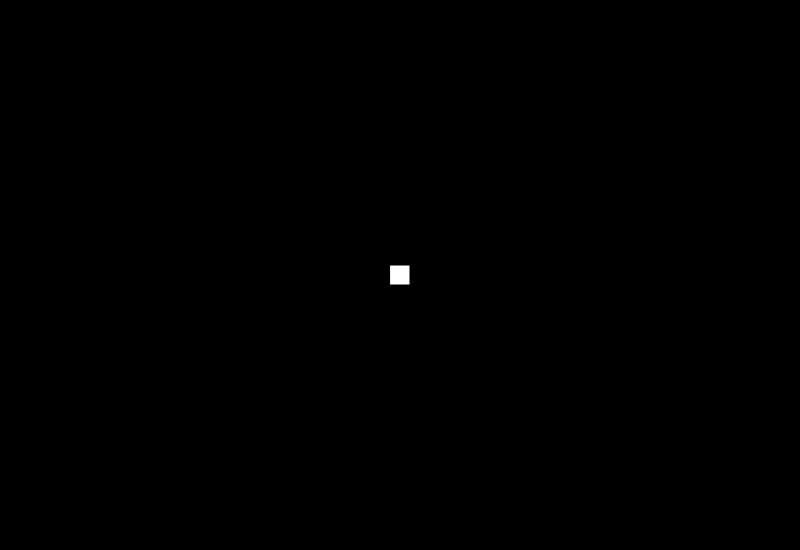
Frame 1 (no input)
Frame 60 (no input): identical to frame 1, image omitted
Frame 120 (the mouse pressed at the canvas centre since frame 60): identical to frame 1, image omitted

The p5.js sketch that drew this single still picture (run headless with seeded random() and noise() and a simulated clock; from frame 60 on, the mouse is pressed at the canvas centre):

// p5.js sketch
// ── sketch.js
var snake;
var lastKey;

function setup() {
	createCanvas(800, 550);
    snake = new Snake();
    lastKey = 0;
}

function draw() {
    background(0);
    snake.show();

    if(keyCode == LEFT_ARROW && snake.dir != "RIGHT"){
        lastKey = LEFT_ARROW;
    }

    if(keyCode == RIGHT_ARROW && snake.dir != "LEFT"){
        lastKey = RIGHT_ARROW;
    }

    if(keyCode == UP_ARROW && snake.dir != "DOWN"){
        lastKey = UP_ARROW;
    }

    if(keyCode == DOWN_ARROW && snake.dir != "UP"){
        lastKey = DOWN_ARROW;
    }

    if(lastKey == LEFT_ARROW){
        snake.left();
    }

    if(lastKey == RIGHT_ARROW){
        snake.right();
    }

    if(lastKey == UP_ARROW){
        snake.up();
    }

    if(lastKey == DOWN_ARROW){
        snake.down();
    }
}
// ── head.js
class Head{
    constructor(){
        this.x = width/2;
        this.y = height/2;
        this.vel = 3;
        this.headSize=20;
    }

    show(){
        rectMode(CENTER);
        rect(this.x, this.y, this.headSize, this.headSize);
    }

    left(){
        this.x = this.x - this.vel;
        if(this.x < this.headSize/2){
            this.x = this.headSize/2;
        }
    }

    right(){
        this.x = this.x + this.vel;
        if(this.x > width-(1+this.headSize/2)){
            this.x = width-(1+this.headSize/2);
        }
    }

    up(){
        this.y = this.y - this.vel;
        if(this.y < this.headSize/2){
            this.y = this.headSize/2;
        }
    }

    down(){
        this.y = this.y + this.vel;
        if(this.y > height-(1+this.headSize/2)){
            this.y = height-(1+this.headSize/2);
        }
    }
}

// ── snake.js
class Snake{
    constructor(){
        this.head = new Head();
        this.dir = "NONE";
    }

    show(){
        this.head.show();
    }

    left(){
        this.head.left();
        this.dir = "LEFT";
    }
    
    right(){
        this.head.right();
        this.dir = "RIGHT";
    }

    up(){
        this.head.up();
        this.dir = "UP";
    }

    down(){
        this.head.down();
        this.dir = "DOWN";
    }
}
